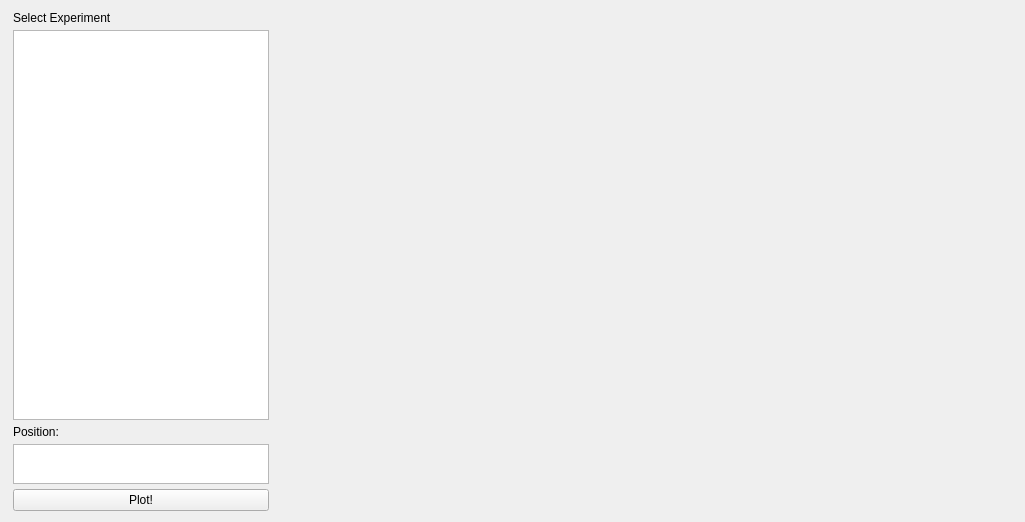
      <widget class="QWidget" name="plotPosition">
       <property name="sizePolicy">
        <sizepolicy hsizetype="Expanding" vsizetype="Expanding">
         <horstretch>0</horstretch>
         <verstretch>0</verstretch>
        </sizepolicy>
       </property>
       <layout class="QHBoxLayout" name="horizontalLayout_2">
        <item>
         <widget class="QFrame" name="frame">
          <property name="sizePolicy">
           <sizepolicy hsizetype="Expanding" vsizetype="Expanding">
            <horstretch>0</horstretch>
            <verstretch>0</verstretch>
           </sizepolicy>
          </property>
          <property name="minimumSize">
           <size>
            <width>250</width>
            <height>500</height>
           </size>
          </property>
          <property name="maximumSize">
           <size>
            <width>500</width>
            <height>16777215</height>
           </size>
          </property>
          <property name="frameShape">
           <enum>QFrame::NoFrame</enum>
          </property>
          <layout class="QVBoxLayout" name="verticalLayout_3">
           <property name="spacing">
            <number>5</number>
           </property>
           <property name="leftMargin">
            <number>2</number>
           </property>
           <property name="topMargin">
            <number>0</number>
           </property>
           <property name="bottomMargin">
            <number>0</number>
           </property>
           <item>
            <widget class="QLabel" name="label_4">
             <property name="styleSheet">
              <string notr="true">font: 75 13pt &quot;Ubuntu Condensed&quot;;</string>
             </property>
             <property name="text">
              <string>Select Experiment</string>
             </property>
            </widget>
           </item>
           <item>
            <widget class="QTableView" name="tableView_PlotPostion">
             <property name="minimumSize">
              <size>
               <width>0</width>
               <height>385</height>
              </size>
             </property>
             <property name="styleSheet">
              <string notr="true">font: 10pt &quot;Ubuntu Condensed&quot;;</string>
             </property>
            </widget>
           </item>
           <item>
            <widget class="QLabel" name="label_3">
             <property name="styleSheet">
              <string notr="true">font: 75 13pt &quot;Ubuntu Condensed&quot;;</string>
             </property>
             <property name="text">
              <string>Position:</string>
             </property>
            </widget>
           </item>
           <item>
            <widget class="QTextEdit" name="textEditPosition">
             <property name="minimumSize">
              <size>
               <width>0</width>
               <height>28</height>
              </size>
             </property>
             <property name="maximumSize">
              <size>
               <width>16777215</width>
               <height>40</height>
              </size>
             </property>
             <property name="frameShape">
              <enum>QFrame::StyledPanel</enum>
             </property>
            </widget>
           </item>
           <item>
            <widget class="QPushButton" name="plotPositionButton">
             <property name="maximumSize">
              <size>
               <width>16777215</width>
               <height>30</height>
              </size>
             </property>
             <property name="styleSheet">
              <string notr="true">font: 75 13pt &quot;Ubuntu Condensed&quot;;</string>
             </property>
             <property name="text">
              <string>Plot!</string>
             </property>
            </widget>
           </item>
          </layout>
         </widget>
        </item>
        <item>
         <widget class="QFrame" name="frame_2">
          <property name="sizePolicy">
           <sizepolicy hsizetype="Expanding" vsizetype="Expanding">
            <horstretch>0</horstretch>
            <verstretch>0</verstretch>
           </sizepolicy>
          </property>
          <property name="minimumSize">
           <size>
            <width>730</width>
            <height>500</height>
           </size>
          </property>
          <property name="maximumSize">
           <size>
            <width>16777215</width>
            <height>16777215</height>
           </size>
          </property>
          <layout class="QGridLayout" name="gridLayout_4">
           <item row="0" column="0">
            <widget class="QLabel" name="plotPositionImage">
             <property name="sizePolicy">
              <sizepolicy hsizetype="Expanding" vsizetype="Expanding">
               <horstretch>0</horstretch>
               <verstretch>0</verstretch>
              </sizepolicy>
             </property>
             <property name="text">
              <string/>
             </property>
            </widget>
           </item>
          </layout>
         </widget>
        </item>
       </layout>
      </widget>
